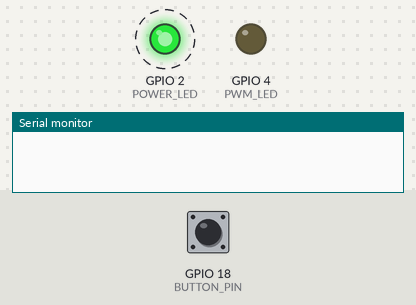
Recording of a program running on a simulated ESP32. On the bench: output pins drawn as LEDs (lit = HIGH), the last lines printed to the serial monitor. Dashed ring = blinking. The inputs (shaded band) are chosen by the test bench; at power-on: GPIO 18 (BUTTON_PIN) HIGH.

Above: at 1.2 s.
1.3 s: GPIO 18 (BUTTON_PIN) pulled LOW for 0.15 s
At 2.8 s:
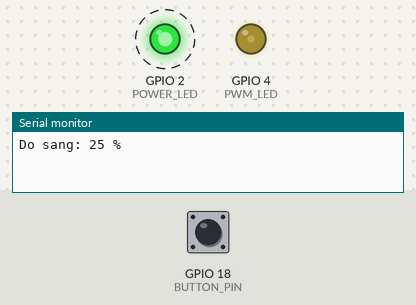
4.4 s: GPIO 18 (BUTTON_PIN) pulled LOW for 1 s
At 5.7 s:
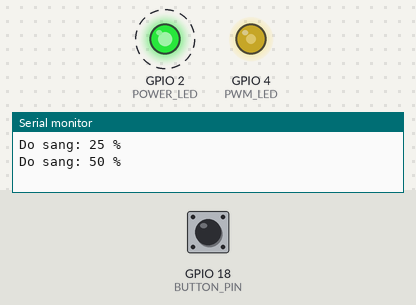
7.5 s: GPIO 18 (BUTTON_PIN) pulled LOW for 0.15 s
At 8.8 s:
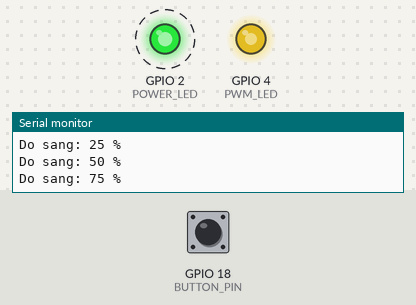
10.6 s: GPIO 18 (BUTTON_PIN) pulled LOW for 3.2 s
At 11.8 s:
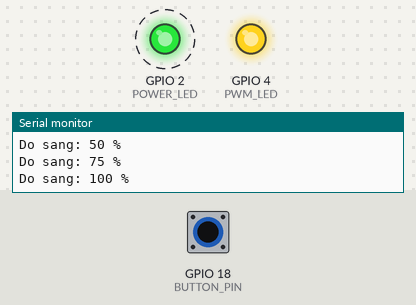
Timing chart, 0 to 16.3 s (numbered marks = the images above; inputs shaded):
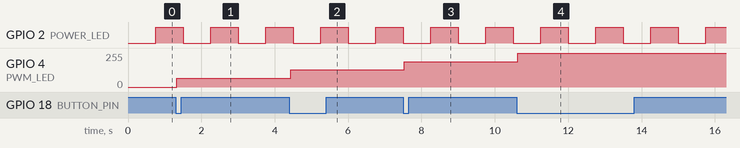

Measured:
- after the input at 1.3 s, GPIO 4 (PWM_LED): 0/255 → 64/255 at once
- after the input at 4.4 s, GPIO 4 (PWM_LED): 64/255 → 128/255 at once
- after the input at 7.5 s, GPIO 4 (PWM_LED): 128/255 → 190/255 at once
- after the input at 10.6 s, GPIO 4 (PWM_LED): 190/255 → 255/255 at once
- by itself, GPIO 2 (POWER_LED): alternates HIGH for 0.75 s and LOW for 0.75 s

The program:

main.cpp
```cpp
#include <Arduino.h>

constexpr uint8_t BUTTON_PIN = 18;
constexpr uint8_t PWM_LED = 4;
constexpr uint8_t POWER_LED = 2;
constexpr uint8_t PWM_CHANNEL = 0;
constexpr uint32_t PWM_HZ = 5000;
constexpr uint8_t PWM_BITS = 8;
constexpr uint8_t DUTY_LEVELS[] = {0, 64, 128, 191, 255};
constexpr uint32_t DEBOUNCE_MS = 30;
constexpr uint32_t POWER_HALF_PERIOD_MS = 750; // Chu ky day du 1500 ms.

uint8_t brightnessLevel = 0;
int lastReading = HIGH;
int stableButton = HIGH;
uint32_t lastButtonChange = 0;
uint32_t lastPowerBlink = 0;
bool powerLedOn = false;

void updateButton(uint32_t now)
{
    const int reading = digitalRead(BUTTON_PIN);
    if (reading != lastReading)
    {
        lastReading = reading;
        lastButtonChange = now;
    }
    if (now - lastButtonChange >= DEBOUNCE_MS && reading != stableButton)
    {
        stableButton = reading;
        if (stableButton == LOW)
        {
            brightnessLevel = (brightnessLevel + 1) % 5;
            ledcWrite(PWM_CHANNEL, DUTY_LEVELS[brightnessLevel]);
            Serial.printf("Do sang: %u %%\n",
                          static_cast<unsigned int>(brightnessLevel * 25));
        }
    }
}

void updatePowerLed(uint32_t now)
{
    const uint32_t elapsed = now - lastPowerBlink;
    if (elapsed >= POWER_HALF_PERIOD_MS)
    {
        const uint32_t periods = elapsed / POWER_HALF_PERIOD_MS;
        lastPowerBlink += periods * POWER_HALF_PERIOD_MS;
        if (periods % 2 != 0)
        {
            powerLedOn = !powerLedOn;
            digitalWrite(POWER_LED, powerLedOn);
        }
    }
}

void setup()
{
    Serial.begin(115200);
    pinMode(BUTTON_PIN, INPUT_PULLUP);
    pinMode(POWER_LED, OUTPUT);
    digitalWrite(POWER_LED, LOW);
    ledcSetup(PWM_CHANNEL, PWM_HZ, PWM_BITS);
    ledcAttachPin(PWM_LED, PWM_CHANNEL);
    ledcWrite(PWM_CHANNEL, DUTY_LEVELS[brightnessLevel]);
    lastPowerBlink = millis();
}

void loop()
{
    const uint32_t now = millis();
    updateButton(now);
    updatePowerLed(now);
}
```
